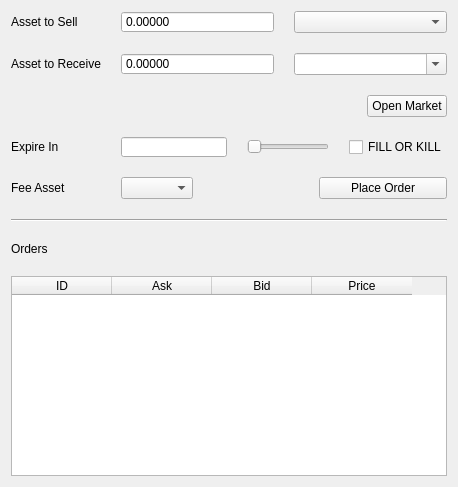
<?xml version="1.0" encoding="UTF-8"?>
<ui version="4.0">
 <class>ExchangeTab</class>
 <widget class="QWidget" name="ExchangeTab">
  <property name="geometry">
   <rect>
    <x>0</x>
    <y>0</y>
    <width>458</width>
    <height>487</height>
   </rect>
  </property>
  <property name="windowTitle">
   <string>Form</string>
  </property>
  <layout class="QVBoxLayout" name="verticalLayout">
   <property name="spacing">
    <number>20</number>
   </property>
   <item>
    <layout class="QFormLayout" name="formLayout_3">
     <property name="sizeConstraint">
      <enum>QLayout::SetMaximumSize</enum>
     </property>
     <property name="fieldGrowthPolicy">
      <enum>QFormLayout::AllNonFixedFieldsGrow</enum>
     </property>
     <property name="horizontalSpacing">
      <number>20</number>
     </property>
     <property name="verticalSpacing">
      <number>20</number>
     </property>
     <item row="0" column="0">
      <widget class="QLabel" name="label_17">
       <property name="text">
        <string>Asset to Sell</string>
       </property>
      </widget>
     </item>
     <item row="0" column="1">
      <layout class="QHBoxLayout" name="horizontalLayout_8">
       <property name="spacing">
        <number>20</number>
       </property>
       <item>
        <widget class="QDoubleSpinBox" name="sellAmountSpin">
         <property name="sizePolicy">
          <sizepolicy hsizetype="Preferred" vsizetype="Fixed">
           <horstretch>0</horstretch>
           <verstretch>0</verstretch>
          </sizepolicy>
         </property>
         <property name="minimumSize">
          <size>
           <width>0</width>
           <height>20</height>
          </size>
         </property>
         <property name="locale">
          <locale language="C" country="AnyCountry"/>
         </property>
         <property name="buttonSymbols">
          <enum>QAbstractSpinBox::NoButtons</enum>
         </property>
         <property name="decimals">
          <number>5</number>
         </property>
        </widget>
       </item>
       <item>
        <widget class="QComboBox" name="sellAssetCombo">
         <property name="minimumSize">
          <size>
           <width>0</width>
           <height>20</height>
          </size>
         </property>
         <property name="editable">
          <bool>false</bool>
         </property>
        </widget>
       </item>
      </layout>
     </item>
     <item row="1" column="0">
      <widget class="QLabel" name="label_9">
       <property name="text">
        <string>Asset to Receive</string>
       </property>
      </widget>
     </item>
     <item row="1" column="1">
      <layout class="QHBoxLayout" name="horizontalLayout_9">
       <property name="spacing">
        <number>20</number>
       </property>
       <item>
        <widget class="QDoubleSpinBox" name="buyAmountSpin">
         <property name="sizePolicy">
          <sizepolicy hsizetype="Preferred" vsizetype="Fixed">
           <horstretch>0</horstretch>
           <verstretch>0</verstretch>
          </sizepolicy>
         </property>
         <property name="minimumSize">
          <size>
           <width>0</width>
           <height>20</height>
          </size>
         </property>
         <property name="baseSize">
          <size>
           <width>0</width>
           <height>20</height>
          </size>
         </property>
         <property name="locale">
          <locale language="C" country="AnyCountry"/>
         </property>
         <property name="buttonSymbols">
          <enum>QAbstractSpinBox::NoButtons</enum>
         </property>
         <property name="decimals">
          <number>5</number>
         </property>
        </widget>
       </item>
       <item>
        <widget class="QComboBox" name="buyAssetCombo">
         <property name="minimumSize">
          <size>
           <width>0</width>
           <height>20</height>
          </size>
         </property>
         <property name="editable">
          <bool>true</bool>
         </property>
        </widget>
       </item>
      </layout>
     </item>
     <item row="3" column="0">
      <widget class="QLabel" name="sellexpireLabel">
       <property name="text">
        <string>Expire In</string>
       </property>
      </widget>
     </item>
     <item row="3" column="1">
      <layout class="QHBoxLayout" name="sellexpireGroup">
       <property name="spacing">
        <number>20</number>
       </property>
       <item>
        <widget class="QLineEdit" name="sellexpireEdit">
         <property name="minimumSize">
          <size>
           <width>0</width>
           <height>20</height>
          </size>
         </property>
        </widget>
       </item>
       <item>
        <widget class="QSlider" name="sellexpireSlider">
         <property name="minimum">
          <number>0</number>
         </property>
         <property name="maximum">
          <number>100</number>
         </property>
         <property name="orientation">
          <enum>Qt::Horizontal</enum>
         </property>
        </widget>
       </item>
       <item>
        <widget class="QCheckBox" name="fokCheckbox">
         <property name="toolTip">
          <string>If checked, the order must be filled immediately or not at all</string>
         </property>
         <property name="text">
          <string>FILL OR KILL</string>
         </property>
        </widget>
       </item>
      </layout>
     </item>
     <item row="4" column="0">
      <widget class="QLabel" name="sellFeeLabel">
       <property name="text">
        <string>Fee Asset</string>
       </property>
      </widget>
     </item>
     <item row="4" column="1">
      <layout class="QHBoxLayout" name="horizontalLayout_10">
       <property name="spacing">
        <number>20</number>
       </property>
       <item>
        <widget class="QComboBox" name="sellFeeAsset">
         <property name="minimumSize">
          <size>
           <width>0</width>
           <height>20</height>
          </size>
         </property>
        </widget>
       </item>
       <item>
        <spacer name="horizontalSpacer">
         <property name="orientation">
          <enum>Qt::Horizontal</enum>
         </property>
         <property name="sizeType">
          <enum>QSizePolicy::Expanding</enum>
         </property>
         <property name="sizeHint" stdset="0">
          <size>
           <width>20</width>
           <height>20</height>
          </size>
         </property>
        </spacer>
       </item>
       <item>
        <widget class="QPushButton" name="sellButton">
         <property name="sizePolicy">
          <sizepolicy hsizetype="Maximum" vsizetype="Fixed">
           <horstretch>0</horstretch>
           <verstretch>0</verstretch>
          </sizepolicy>
         </property>
         <property name="minimumSize">
          <size>
           <width>128</width>
           <height>0</height>
          </size>
         </property>
         <property name="text">
          <string>Place Order</string>
         </property>
        </widget>
       </item>
      </layout>
     </item>
     <item row="2" column="1">
      <layout class="QHBoxLayout" name="horizontalLayout_4">
       <item>
        <widget class="QPushButton" name="bidPrice">
         <property name="text">
          <string/>
         </property>
         <property name="flat">
          <bool>true</bool>
         </property>
        </widget>
       </item>
       <item>
        <widget class="QPushButton" name="askPrice">
         <property name="text">
          <string/>
         </property>
         <property name="flat">
          <bool>true</bool>
         </property>
        </widget>
       </item>
       <item>
        <spacer name="horizontalSpacer_2">
         <property name="orientation">
          <enum>Qt::Horizontal</enum>
         </property>
         <property name="sizeHint" stdset="0">
          <size>
           <width>40</width>
           <height>20</height>
          </size>
         </property>
        </spacer>
       </item>
       <item>
        <widget class="QPushButton" name="sellOpenMarketButton">
         <property name="minimumSize">
          <size>
           <width>0</width>
           <height>20</height>
          </size>
         </property>
         <property name="text">
          <string>Open Market</string>
         </property>
        </widget>
       </item>
      </layout>
     </item>
    </layout>
   </item>
   <item>
    <widget class="Line" name="line">
     <property name="orientation">
      <enum>Qt::Horizontal</enum>
     </property>
    </widget>
   </item>
   <item>
    <widget class="QLabel" name="label">
     <property name="text">
      <string>Orders</string>
     </property>
    </widget>
   </item>
   <item>
    <widget class="QTableWidget" name="table">
     <property name="editTriggers">
      <set>QAbstractItemView::NoEditTriggers</set>
     </property>
     <property name="alternatingRowColors">
      <bool>false</bool>
     </property>
     <property name="selectionMode">
      <enum>QAbstractItemView::SingleSelection</enum>
     </property>
     <property name="selectionBehavior">
      <enum>QAbstractItemView::SelectRows</enum>
     </property>
     <property name="showGrid">
      <bool>false</bool>
     </property>
     <column>
      <property name="text">
       <string>ID</string>
      </property>
     </column>
     <column>
      <property name="text">
       <string>Ask</string>
      </property>
     </column>
     <column>
      <property name="text">
       <string>Bid</string>
      </property>
     </column>
     <column>
      <property name="text">
       <string>Price</string>
      </property>
     </column>
    </widget>
   </item>
  </layout>
 </widget>
 <tabstops>
  <tabstop>sellAmountSpin</tabstop>
  <tabstop>sellAssetCombo</tabstop>
  <tabstop>buyAmountSpin</tabstop>
  <tabstop>buyAssetCombo</tabstop>
  <tabstop>bidPrice</tabstop>
  <tabstop>askPrice</tabstop>
  <tabstop>sellOpenMarketButton</tabstop>
  <tabstop>sellexpireEdit</tabstop>
  <tabstop>sellexpireSlider</tabstop>
  <tabstop>fokCheckbox</tabstop>
  <tabstop>sellFeeAsset</tabstop>
  <tabstop>sellButton</tabstop>
  <tabstop>table</tabstop>
 </tabstops>
 <resources/>
 <connections/>
</ui>
